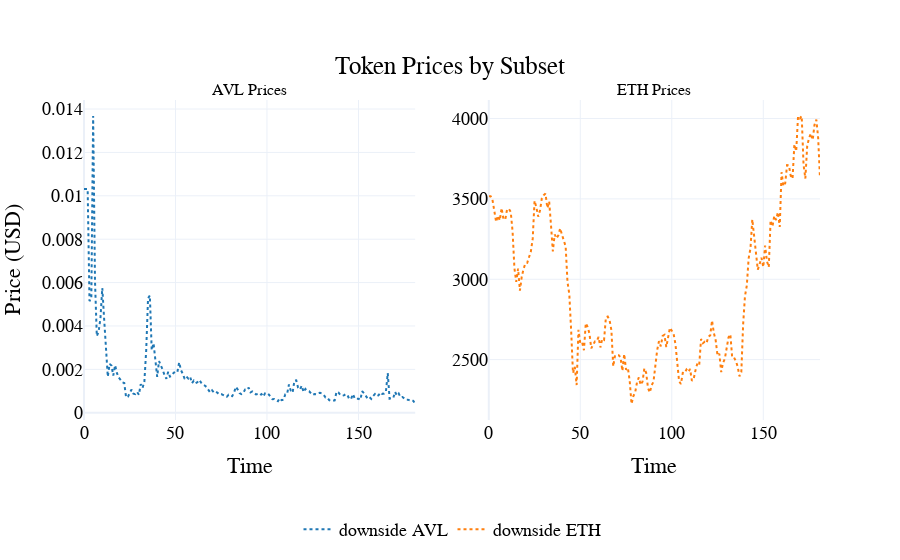

Source (notebook cell):
### Code cell
visualizations.plot_token_price_per_subset(
    df,
    scenario_names={
        0: "downside",
    }
)

### Figure 1 — Plotly figure (JSON) as saved in the notebook; plotly's stock layout.template omitted (floating-point values rounded to 4 significant figures; data arrays with more than 128 entries replaced by an {"elided": "..."} marker saying what was removed)
{"data": [{"line": {"color": "#1f77b4", "dash": "dot"}, "mode": "lines", "name": "downside AVL", "type": "scatter", "x": {"elided": "1268 int values"}, "xaxis": "x", "y": {"elided": "1268 float values"}, "yaxis": "y"}, {"line": {"color": "#ff7f0e", "dash": "dot"}, "mode": "lines", "name": "downside ETH", "type": "scatter", "x": {"elided": "1268 int values"}, "xaxis": "x2", "y": {"elided": "1268 float values"}, "yaxis": "y2"}], "layout": {"annotations": [{"font": {"size": 16}, "showarrow": false, "text": "AVL Prices", "x": 0.225, "xanchor": "center", "xref": "paper", "y": 1, "yanchor": "bottom", "yref": "paper"}, {"font": {"size": 16}, "showarrow": false, "text": "ETH Prices", "x": 0.775, "xanchor": "center", "xref": "paper", "y": 1, "yanchor": "bottom", "yref": "paper"}], "font": {"color": "black", "family": "Arial", "size": 18}, "hovermode": "x unified", "legend": {"font": {"color": "black", "size": 18}, "orientation": "h", "x": 0.5, "xanchor": "center", "y": -0.4, "yanchor": "bottom"}, "paper_bgcolor": "rgba(255, 255, 255, 1)", "plot_bgcolor": "rgba(255, 255, 255, 1)", "title": {"text": "Token Prices by Subset", "x": 0.5, "xanchor": "center", "y": 0.9, "yanchor": "top"}, "xaxis": {"anchor": "y", "domain": [0, 0.45], "title": {"text": "Time"}}, "xaxis2": {"anchor": "y2", "domain": [0.55, 1], "title": {"text": "Time"}}, "yaxis": {"anchor": "x", "domain": [0, 1], "title": {"text": "Price (USD)"}}, "yaxis2": {"anchor": "x2", "domain": [0, 1]}}}
